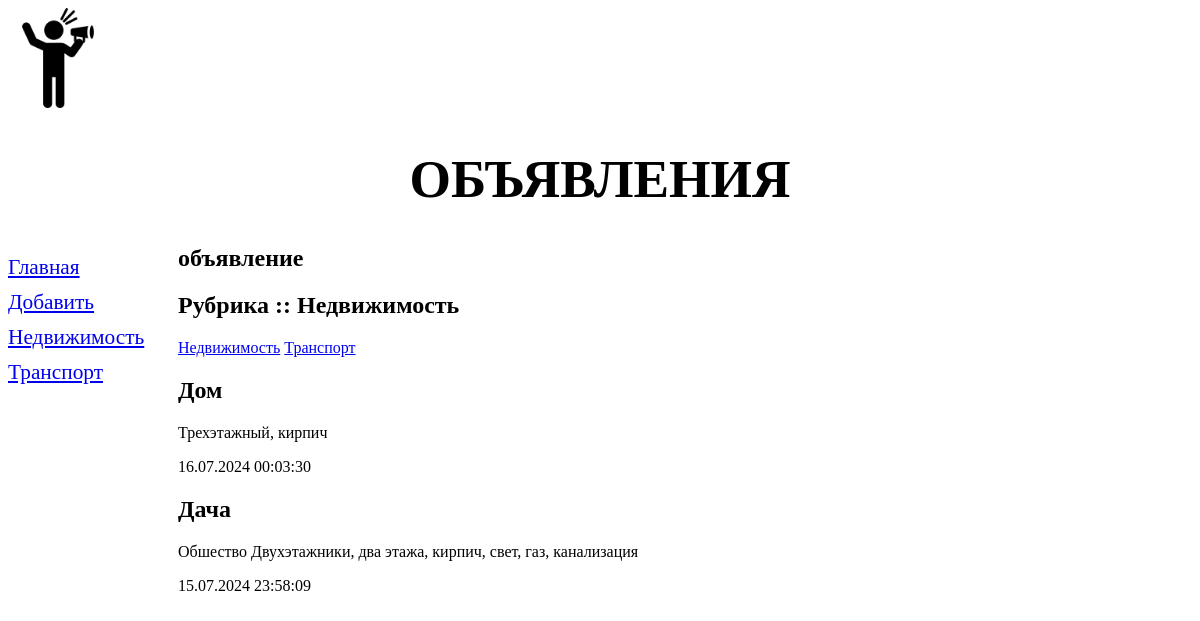
Screenshot of /bboard/1/ with the database file from the repository.
### bboard/models.py (models this page shows, shortened)
class Rubric(models.Model):
    name = models.CharField(
        max_length=20,
        verbose_name='Название',
        db_index=True)
    class Meta:
        verbose_name = 'Рубрика'
        verbose_name_plural = 'Рубрики'
        ordering = ['name']

class Bb(models.Model):
    class Kinds(models.TextChoices):
        BUY = 'b', 'Куплю'
        SELL = 's', 'Продам'
        EXCHANGE = 'c', 'Обменяю'
        RENT = 'r', 'Аренда'
    kind = models.CharField(
        max_length=1,
        verbose_name='Вид объявлений',
        choices=Kinds.choices,
        default=Kinds.SELL)
    title = models.CharField(max_length=50, verbose_name='Заголовок')
    content = models.TextField(null=True, blank=True, verbose_name='Описание')
    price = models.FloatField(null=True, blank=True, verbose_name='Цена')
    def get_first_rubric():
        return Rubric.objects.first()
    spare = models.ManyToManyField(Spare, verbose_name='Запчасти')
    rubric = models.ForeignKey(
        Rubric,
        null=True,
        on_delete=models.SET(get_first_rubric),
        verbose_name='Рубрика')
    measure = models.ForeignKey(
        Measure,
        blank=True,
        null=True,
        on_delete=models.CASCADE,
        verbose_name='Меры измерения')
    published = models.DateTimeField(
        auto_now_add=True,
        db_index=True,
        verbose_name='Дата публикации')
    class Meta:
        verbose_name = 'Объявление'
        verbose_name_plural = 'Объявления'
        ordering = ['-published','title']

### bboard/views.py (the view)
# urls.py: path('bboard/<int:rubric_id>/',by_rubric, name='by_rubric'),
def by_rubric(request, rubric_id):
    bbs = Bb.objects.filter(rubric=rubric_id)
    rubrics = Rubric.objects.all()
    current_rubric = Rubric.objects.get(pk=rubric_id)
    context = {
        'bbs': bbs,
        'rubrics': rubrics,
        'current_rubric': current_rubric
    }
    return render(
        request=request,
        template_name='bboard/by_rubric.html',
        context=context)

### bboard/templates/bboard/by_rubric.html (shortened to what this page needs)
{% extends 'layout/base.html' %}
{% block content %}
    <h1>объявление</h1>
    <h2>Рубрика :: {{ current_rubric.name }}</h2>
    <div>
        {% for rubric in rubrics %}
        <a href="{% url 'by_rubric' rubric.pk %}">{{ rubric.name }}</a>
        {% endfor %}
    </div>
    {% for bb in bbs %}
    <div>
        <h2>{{ bb.title }}</h2>
        <p>{{ bb.content }}</p>
        <p>{{ bb.published|date:"d.m.Y H:i:s" }}</p>
    </div>
    {% endfor %}
    {% endblock %}

### bboard/templates/layout/base.html (shortened to what this page needs)
{% load static %}
<!DOCTYPE html>
<html lang="en">
<head>
    <link rel="stylesheet" type="text/css" href="{% static 'css/style.css' %}">
</head>
<body>
    <div class="img">
        <img src="{% static 'bg.png' %}" alt="photo">
    </div>
    <header>
        <h1>Объявления</h1>
    </header>
    <nav>
    <a href="{% url 'index' %}">Главная</a>
    <a href="{% url 'add' %}">Добавить</a>
    {% for rubric in rubrics %}
    <a href="{% url 'by_rubric' rubric.pk %}">{{ rubric.name }}</a>
    {% endfor %}
    </nav>
    <section>
        {% block content %}
        {% endblock %}
    </section>
</body>
</html>

### bboard/static/css/style.css (style rules this page uses)
header h1 { font-size: 40pt; text-transform: uppercase; text-align: center; }
nav { font-size: 16pt; width: 150px; float: left; }
nav a { display: block; margin: 10px 0px; }
section { margin-left: 170px; }
.img img { width: 100px; height: auto; margin-left: auto; margin-right: auto; }

### rows the page displays
Rubric: name "Недвижимость"
Rubric: name "Транспорт"
Bb: title "Дом", content "Трехэтажный, кирпич", published "16.07.2024 00:03:30"
Bb: title "Дача", content "Обшество Двухэтажники, два этажа, кирпич, свет, газ, канализация", published "15.07.2024 23:58:09"
